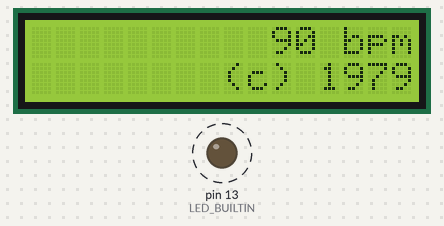
Bench run of a sketch on a simulated Arduino Uno, built with avr-gcc and run on an emulated ATmega328P. On the bench: 16×2 character LCD, output pins drawn as LEDs (lit = HIGH). Dashed ring = blinking.

Above: at 0.11 s.
At 1.57 s:
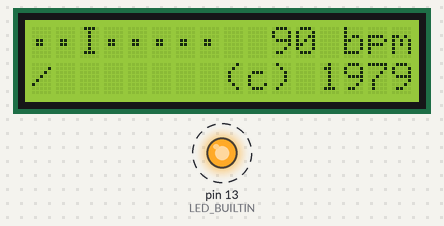
At 2.9 s:
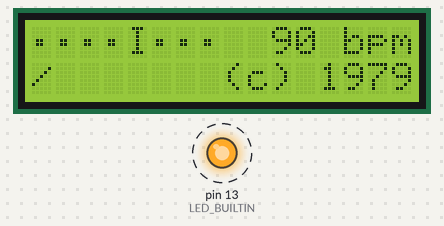
At 5.89 s:
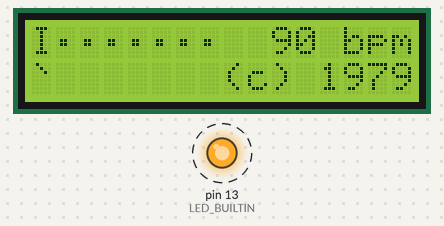
Timing chart, 0 to 40.0 s (numbered marks = the images above):
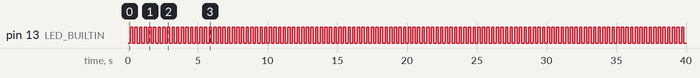

The sketch:

goldenTimining.ino
```cpp
#include <LiquidCrystal.h>

const byte rs = 12, en = 11, d4 = 5, d5 = 4, d6 = 3, d7 = 2;
LiquidCrystal lcd(rs, en, d4, d5, d6, d7);

const int bpm = 90;
const int beatsPerMeasure = 8;
const int subDivisions = 4;
const int oneTickInterval = 60000 / (bpm*subDivisions); // ms

unsigned long lastTime = 0;
char displayBufferRow0[17];
char displayBufferRow1[17];

void setup() {
	pinMode(LED_BUILTIN, OUTPUT);

	lastTime = millis();
	lcd.begin( 16, 2 );

	sprintf( displayBufferRow0, "         %3d bpm", bpm );
	lcd.print( displayBufferRow0 );

	lcd.setCursor( 0, 1 );
	sprintf( displayBufferRow1, "%16s", "(c) 1979" );
	lcd.print( displayBufferRow1 );
}


void oneTick( const byte tickId )
{
	if ((tickId % 2) == 0)
	{
		digitalWrite(LED_BUILTIN, HIGH);
	}
	else
	{
		digitalWrite(LED_BUILTIN, LOW);
	}

	static const char transl[5] = "/-`|";
	char c = transl[tickId % 4];
	lcd.setCursor( 0, 1 );
	lcd.write( c );
}

void refreshDisplay()
{
	lcd.home();
	lcd.print( displayBufferRow0 );
	//lcd.setCursor(0, 1);
	//lcd.print( displayBufferRow1 );
}

void oneBeat( const byte beatId )
{
	static byte i;

	for (i = 0; i<beatsPerMeasure; i++)
		displayBufferRow0[i] =  (i == beatId)? 'I' : '\xA5';
	displayBufferRow0[i] = '\0';

	refreshDisplay();
}

void loop() {
	static unsigned long currentTime;
	static long currentInterval;

	static byte tickId = 0;
	static byte beatId = 0;

	currentTime = millis();
	currentInterval = currentTime - lastTime;

	if (currentInterval >= oneTickInterval)
	{

		lastTime = currentTime;
		oneTick( tickId );
		if (tickId == 0)
		{
			oneBeat( beatId );
			beatId = (beatId+1) % beatsPerMeasure;
		}
		tickId = (tickId+1) % subDivisions;
	}
}
```

Measured:
- by itself, pin 13 (LED_BUILTIN): alternates HIGH for 0.17 s and LOW for 0.17 s
- by itself, everything shown: repeats every 5.3 s, in 32 steps
